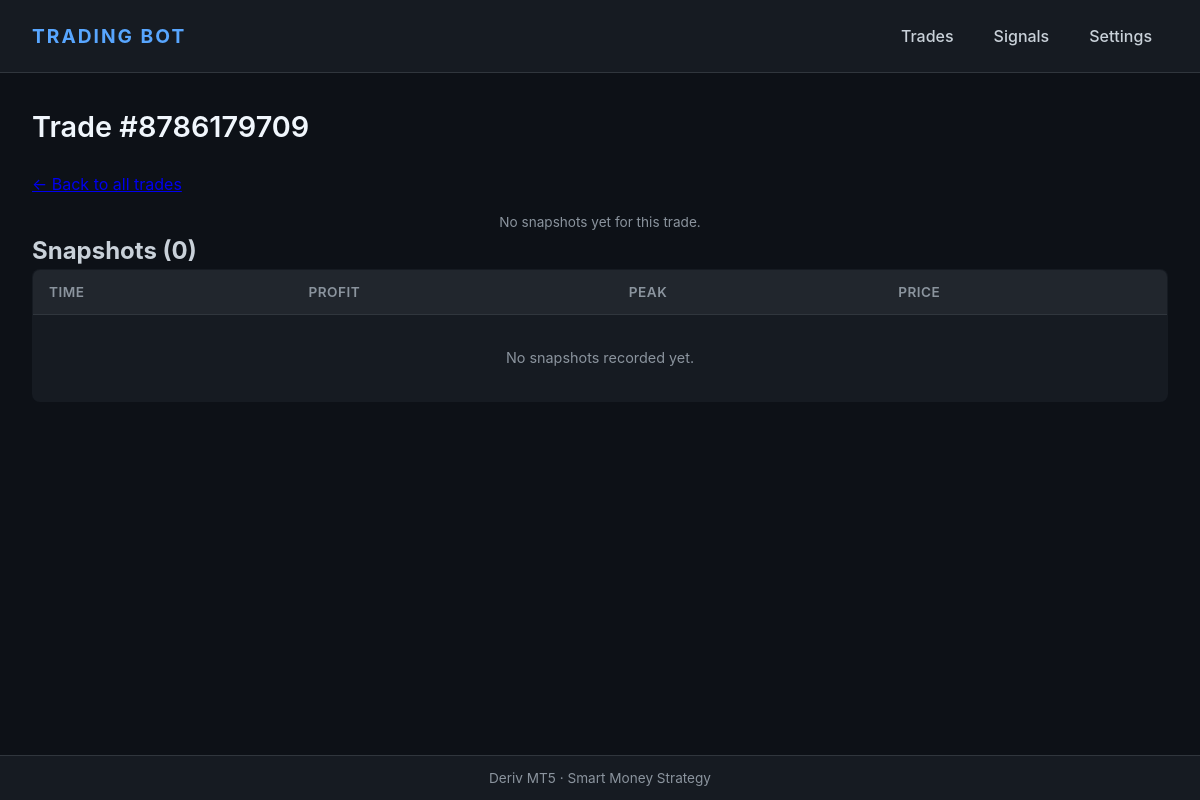
The app's page /trade/8786179709, older data.
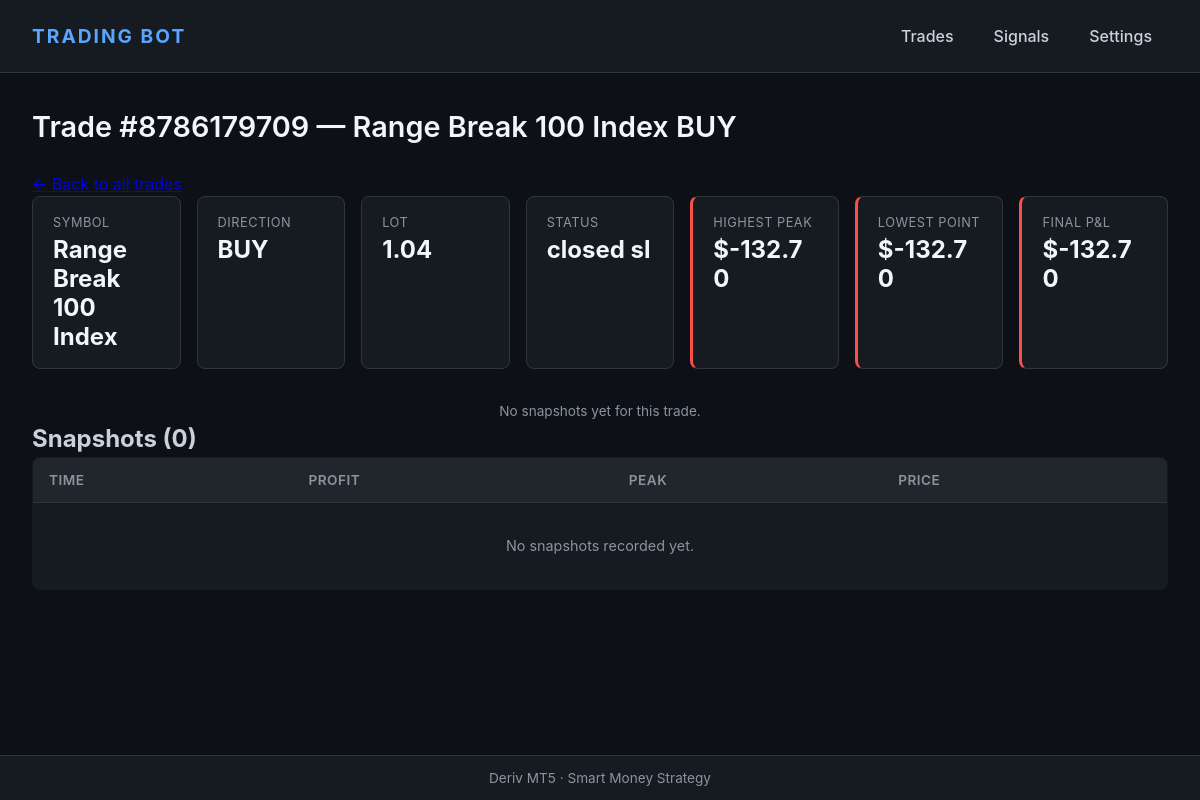
The same page, newer data.
### tables this page shows
CREATE TABLE trades (
    id           INTEGER PRIMARY KEY AUTOINCREMENT,
    ticket       INTEGER UNIQUE,
    symbol       TEXT,
    direction    TEXT,
    lot          REAL,
    open_price   REAL,
    sl           REAL,
    tp           REAL,
    open_time    TEXT DEFAULT (datetime('now')),
    close_time   TEXT,
    close_price  REAL,
    profit       REAL,
    status       TEXT DEFAULT 'open',
    strategy     TEXT,
    close_reason TEXT
, peak_profit REAL);

### web_app.py (the view)
@app.route("/trade/<int:ticket>")
def trade_history(ticket):
    trade = db.get_trade_by_ticket(ticket)
    snaps = db.get_trade_snapshots(ticket, limit=10000)
    chart = _build_profit_svg(snaps) if snaps else None
    profits = [(s["profit"] or 0) for s in snaps]
    peaks   = [(s["peak"]   or 0) for s in snaps]
    hi_candidates = peaks + profits
    lo_candidates = list(profits)
    if trade is not None and trade["profit"] is not None:
        hi_candidates.append(trade["profit"])
        lo_candidates.append(trade["profit"])
    final_peak   = max(hi_candidates) if hi_candidates else 0
    lowest_point = min(lo_candidates) if lo_candidates else 0
    return render_template("trade_history.html",
                           trade=trade,
                           ticket=ticket,
                           snaps=snaps,
                           chart=chart,
                           final_peak=final_peak,
                           lowest_point=lowest_point)

### database.py (called while the page is built)
@contextmanager
def _conn():
    c = sqlite3.connect(str(DB_PATH))
    c.row_factory = sqlite3.Row
    try:
        yield c
        c.commit()
    finally:
        c.close()

def get_trade_snapshots(ticket: int, limit: int = 5000) -> list[dict]:
    with _conn() as c:
        rows = c.execute(
            "SELECT ts, profit, peak, price FROM trade_snapshots "
            "WHERE ticket = ? ORDER BY id ASC LIMIT ?",
            (ticket, limit),
        ).fetchall()
    return [dict(r) for r in rows]

def get_trade_by_ticket(ticket: int) -> dict | None:
    with _conn() as c:
        row = c.execute("SELECT * FROM trades WHERE ticket = ?", (ticket,)).fetchone()
    return dict(row) if row else None

### templates/trade_history.html (shortened to what this page needs)
{% extends "base.html" %}
{% block content %}
<h1>Trade #{{ ticket }}{% if trade %} — {{ trade.symbol }} {{ trade.direction }}{% endif %}</h1>
<p><a href="{{ url_for('trades') }}">&larr; Back to all trades</a></p>
{% if trade %}
<section class="stats">
  <div class="stat">
    <div class="stat-label">Symbol</div>
    <div class="stat-value">{{ trade.symbol }}</div>
  </div>
  <div class="stat">
    <div class="stat-label">Direction</div>
    <div class="stat-value">{{ trade.direction }}</div>
  </div>
  <div class="stat">
    <div class="stat-label">Lot</div>
    <div class="stat-value">{{ trade.lot }}</div>
  </div>
  <div class="stat">
    <div class="stat-label">Status</div>
    <div class="stat-value">{{ trade.status | replace('_', ' ') }}</div>
  </div>
  <div class="stat {% if final_peak >= 0 %}stat-win{% else %}stat-loss{% endif %}">
    <div class="stat-label">Highest peak</div>
    <div class="stat-value">${{ "%+.2f" | format(final_peak) }}</div>
  </div>
  <div class="stat {% if lowest_point < 0 %}stat-loss{% else %}stat-win{% endif %}">
    <div class="stat-label">Lowest point</div>
    <div class="stat-value">${{ "%+.2f" | format(lowest_point) }}</div>
  </div>
  {% if trade.profit is not none %}
  <div class="stat {% if trade.profit >= 0 %}stat-win{% else %}stat-loss{% endif %}">
    <div class="stat-label">Final P&amp;L</div>
    <div class="stat-value">${{ "%+.2f" | format(trade.profit) }}</div>
  </div>
  {% endif %}
</section>
{% endif %}
{% if chart %}
<h2>Profit over time</h2>
<svg viewBox="0 0 {{ chart.w }} {{ chart.h }}"
     style="width:100%; max-width:{{ chart.w }}px; background:#0f1115; border:1px solid #2a2e36; border-radius:6px;">
  <line x1="30" y1="{{ chart.zero_y }}" x2="{{ chart.w - 30 }}" y2="{{ chart.zero_y }}"
        stroke="#555" stroke-dasharray="3,3" />
  <polyline points="{{ chart.peak_pts }}"
            fill="none" stroke="#f5c542" stroke-width="1.5" opacity="0.7" />
  <polyline points="{{ chart.profit_pts }}"
            fill="none" stroke="#4aa3ff" stroke-width="2" />
  <text x="6" y="35" fill="#aaa" font-size="11" font-family="monospace">${{ "%+.2f" | format(chart.hi) }}</text>
  <text x="6" y="{{ chart.h - 14 }}" fill="#aaa" font-size="11" font-family="monospace">${{ "%+.2f" | format(chart.lo) }}</text>
</svg>
<p class="hint">
  <span style="color:#4aa3ff;">━</span> live profit
  &nbsp;&nbsp;
  <span style="color:#f5c542;">━</span> running peak
</p>
{% else %}
<p class="hint">No snapshots yet for this trade.</p>
{% endif %}
<h2>Snapshots ({{ snaps | length }})</h2>
<table class="data">
  <thead>
    <tr>
      <th>Time</th>
      <th>Profit</th>
      <th>Peak</th>
      <th>Price</th>
    </tr>
  </thead>
  <tbody>
    {% for s in snaps | reverse %}
    <tr>
      <td class="mono">{{ s.ts }}</td>
      <td class="{% if (s.profit or 0) > 0 %}buy{% elif (s.profit or 0) < 0 %}sell{% endif %}">
        ${{ "%+.2f" | format(s.profit or 0) }}
      </td>
      <td>${{ "%+.2f" | format(s.peak or 0) }}</td>
      <td class="mono">{% if s.price %}{{ "%.5f" | format(s.price) }}{% else %}—{% endif %}</td>
    </tr>
    {% else %}
    <tr><td colspan="4" class="empty">No snapshots recorded yet.</td></tr>
    {% endfor %}
  </tbody>
</table>
{% endblock %}

### templates/base.html (shortened to what this page needs)
<!DOCTYPE html>
<html lang="en">
<head>
  <link rel="stylesheet" href="{{ url_for('static', filename='style.css') }}">
</head>
<body>
<header>
  <div class="brand">TRADING BOT</div>
  <nav>
    <a href="{{ url_for('trades') }}"   class="{% if request.endpoint == 'trades'   %}active{% endif %}">Trades</a>
    <a href="{{ url_for('signals') }}"  class="{% if request.endpoint == 'signals'  %}active{% endif %}">Signals</a>
    <a href="{{ url_for('settings') }}" class="{% if request.endpoint == 'settings' %}active{% endif %}">Settings</a>
  </nav>
</header>
<main>
  {% block content %}{% endblock %}
</main>
<footer>
  <span>Deriv MT5 &middot; Smart Money Strategy</span>
</footer>
</body>
</html>

### static/style.css (style rules this page uses)
* { box-sizing: border-box; margin: 0; padding: 0; }
body { font-family: -apple-system, BlinkMacSystemFont, "Segoe UI", Roboto, sans-serif; background: #0d1117; color: #c9d1d9; line-height: 1.5; min-height: 100vh; display: flex; flex-direction: column; }
header { background: #161b22; border-bottom: 1px solid #30363d; padding: 1rem 2rem; display: flex; align-items: center; justify-content: space-between; flex-wrap: wrap; gap: 1rem; }
.brand { font-size: 1.2rem; font-weight: 700; letter-spacing: 2px; color: #58a6ff; }
nav { display: flex; gap: 0.5rem; }
nav a { padding: 0.5rem 1rem; color: #c9d1d9; text-decoration: none; border-radius: 6px; font-weight: 500; transition: background 0.15s; }
main { flex: 1; padding: 2rem; max-width: 1400px; width: 100%; margin: 0 auto; }
footer { background: #161b22; border-top: 1px solid #30363d; padding: 0.75rem 2rem; text-align: center; color: #8b949e; font-size: 0.85rem; }
h1 { font-size: 1.8rem; font-weight: 600; margin-bottom: 1.5rem; color: #f0f6fc; }
.stats { display: grid; grid-template-columns: repeat(auto-fit, minmax(140px, 1fr)); gap: 1rem; margin-bottom: 2rem; }
.stat { background: #161b22; border: 1px solid #30363d; border-radius: 8px; padding: 1rem 1.25rem; min-width: 0; overflow-wrap: break-word; }
.stat-label { font-size: 0.8rem; color: #8b949e; text-transform: uppercase; letter-spacing: 0.5px; margin-bottom: 0.25rem; }
.stat-value { font-size: 1.5rem; font-weight: 700; color: #f0f6fc; overflow-wrap: anywhere; }
.stat-value:has(+ *), .stat .stat-value { line-height: 1.2; }
.stat-loss { border-left: 3px solid #f85149; }
.data { width: 100%; border-collapse: collapse; background: #161b22; border: 1px solid #30363d; border-radius: 8px; overflow: hidden; }
.data thead { background: #21262d; }
.data th { text-align: left; padding: 0.75rem 1rem; font-weight: 600; color: #8b949e; font-size: 0.85rem; text-transform: uppercase; letter-spacing: 0.5px; border-bottom: 1px solid #30363d; }
.data td { padding: 0.7rem 1rem; border-bottom: 1px solid #21262d; font-size: 0.9rem; }
.data tbody tr:last-child td { border-bottom: none; }
.empty { text-align: center; padding: 2rem !important; color: #8b949e; }
.hint { color: #8b949e; font-size: 0.85rem; margin-top: 1rem; text-align: center; }

Row changes from the older to the newer data that the page shows:
added trades: symbol "Range Break 100 Index", direction "BUY", lot "1.04", status "closed sl", profit "-132.70"
Text that changed along with them:
text now shown: "— SYMBOL DIRECTION LOT STATUS HIGHEST PEAK $ LOWEST POINT $ FINAL P&L $"
